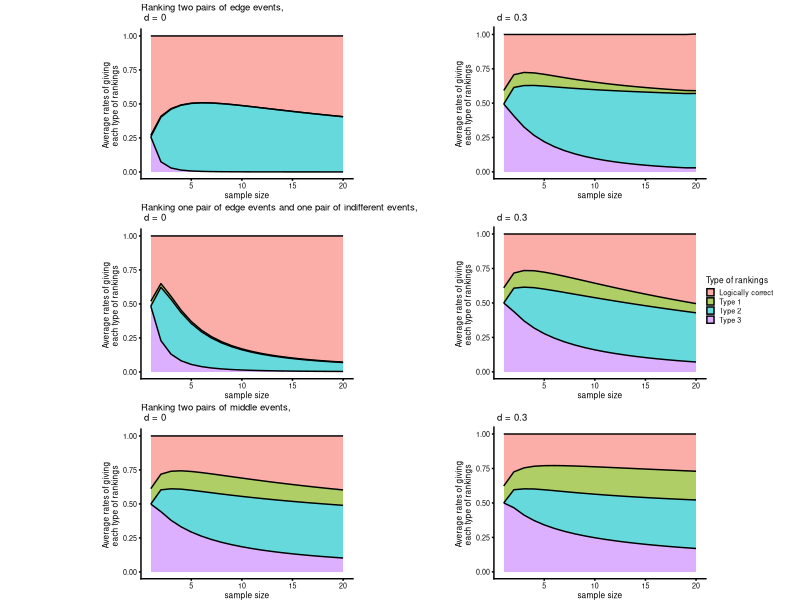
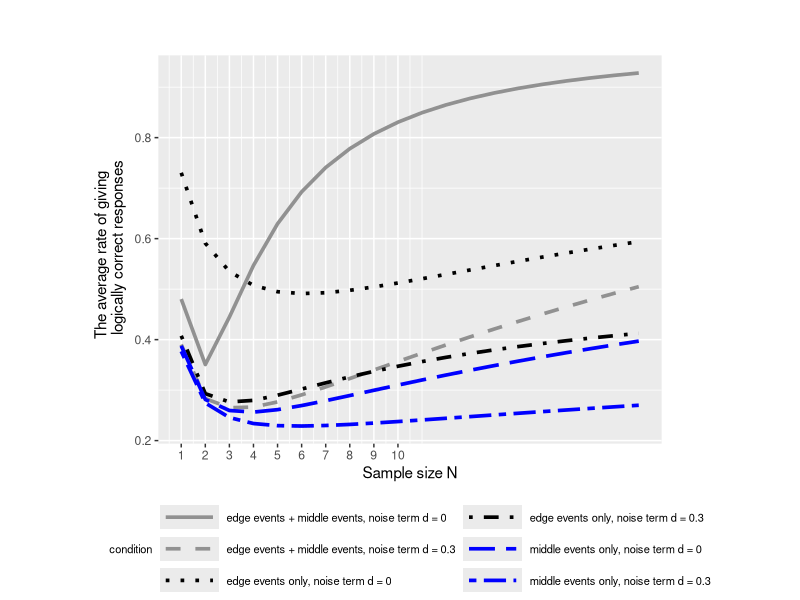
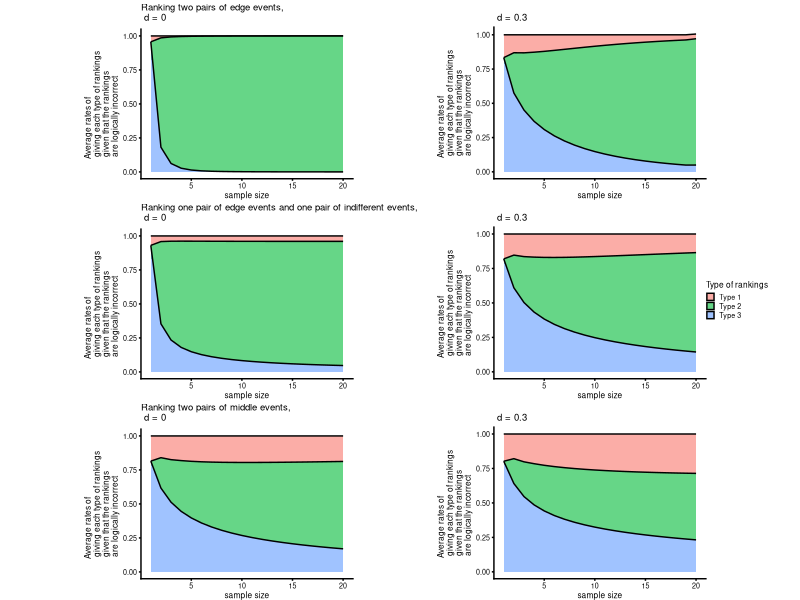
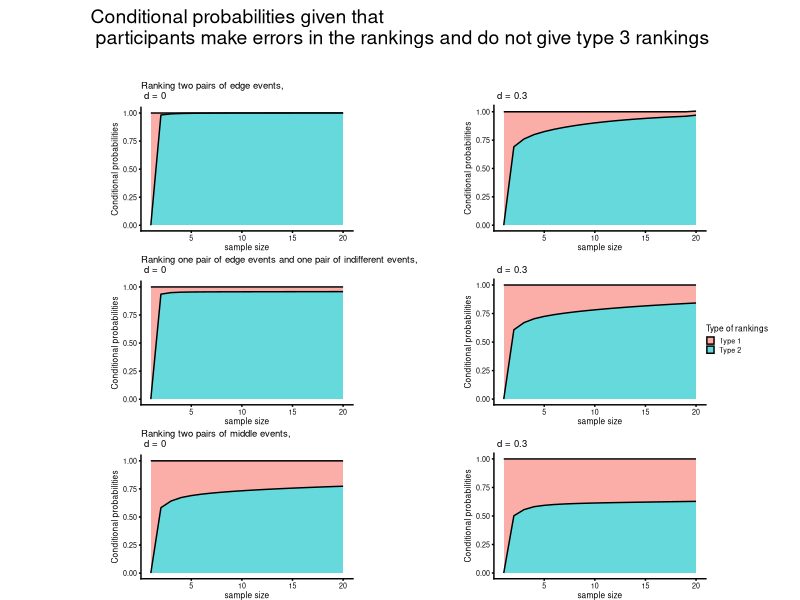
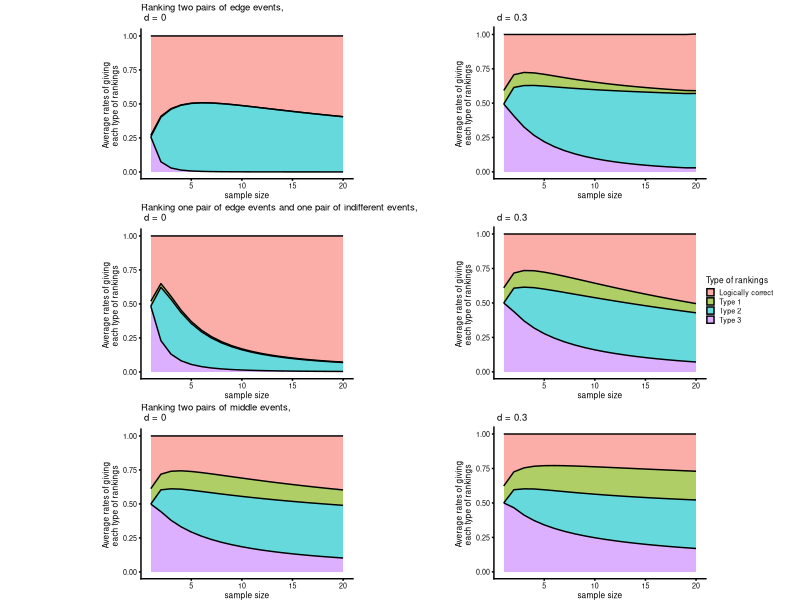
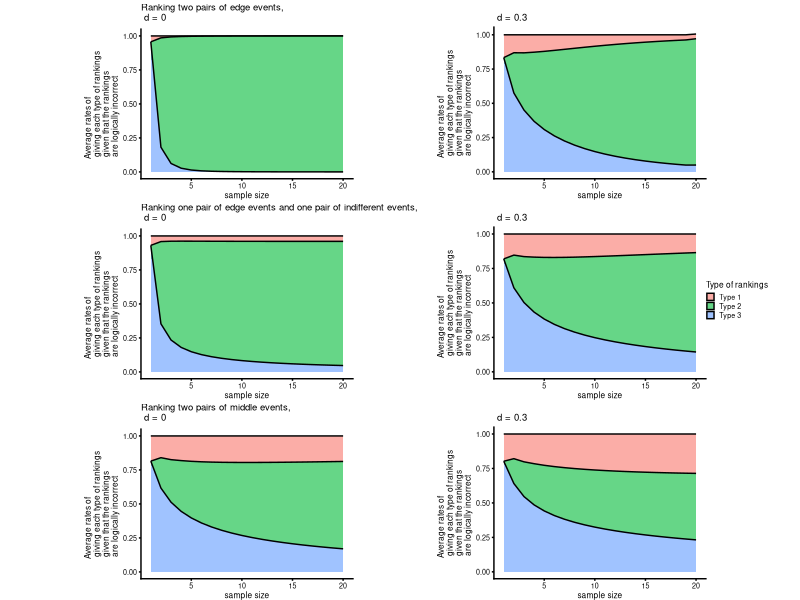
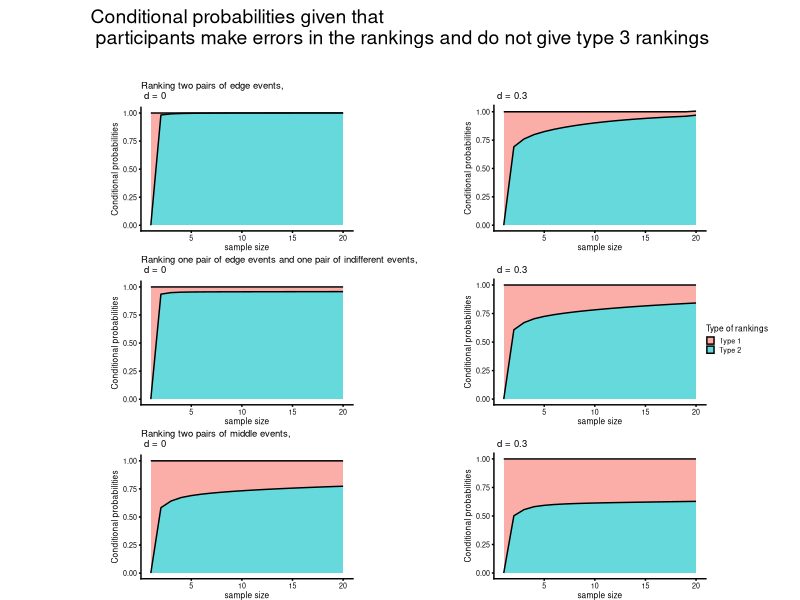

The R source for these figures, in order:
## ---- chunk 1
knitr::opts_chunk$set(warning = FALSE, echo = FALSE)
library(tidyverse)
library(viridis)
library(ggpubr)
library(cowplot)
library(ggplot2)
library(rlang)

two_edge_events <- read.csv("two_edge_events.csv")
two_edge_events_with_d <- read.csv("two_edge_events_with_d.csv")
edge_indiff_events <- read.csv("edge_indiff_events.csv")
edge_indiff_events_with_d <- read.csv("edge_indiff_events_with_d.csv")
two_indiff_events <- read.csv("two_indiff_events.csv")
two_indiff_events_with_d <- read.csv("two_indiff_events_with_d.csv")

## ---- chunk 2
draw_a <- function (x){
  df1 <- x %>%
  pivot_longer(prob_type1: prob_correct, names_to = "group",
               values_to = "value")
  a <- ggplot(df1, aes(x=sample_size, y=value, fill=group)) + 
    geom_area(alpha=0.6 , size=.5, colour="black") + 
    scale_fill_viridis(discrete = T) +
  xlab("sample size") +
  ylab(expression(paste("Average rates of giving \n each type of rankings"))) +
scale_fill_discrete(name = "Type of rankings", labels=c("Logically correct", "Type 1", "Type 2", "Type 3"))
  
  return(a)
}

## ---- chunk 3
 a1 <- draw_a(two_edge_events) +
  ggtitle(expression(paste("Ranking two pairs of edge events, \n d = 0"))) +
    theme_half_open(6) + 
    theme(plot.margin = margin(10, 0, 0, 80)) +  
    theme(legend.position="none")

 a2 <- draw_a(two_edge_events_with_d) +
  ggtitle(expression(paste(" \n d = 0.3"))) +  
    theme_half_open(6) + 
    theme(plot.margin = margin(10, 0, 0, 80)) +  
    theme(legend.position="none") 


 a3 <- draw_a(edge_indiff_events) +
    ggtitle(expression(paste("Ranking one pair of edge events and one pair of indifferent events, \n d = 0"))) +
    theme_half_open(6) + 
    theme(plot.margin = margin(10, 0, 0, 80)) +  
    theme(legend.position="none") 
 

a4 <- draw_a(edge_indiff_events_with_d) +
  ggtitle(expression(paste(" \n d = 0.3"))) +     
    theme_half_open(6) + 
    theme(plot.margin = margin(10, 0, 0, 80)) +  
    theme(legend.position="none")

a5 <- draw_a(two_indiff_events) +
  ggtitle(expression(paste("Ranking two pairs of middle events, \n d = 0"))) +
    theme_half_open(6) + 
    theme(plot.margin = margin(10, 0, 0, 80)) +  
    theme(legend.position="none") 

a6 <- draw_a(two_indiff_events_with_d) +    
  ggtitle(expression(paste(" \n d = 0.3"))) +
    theme_half_open(6) + 
    theme(plot.margin = margin(10, 0, 0, 80)) +  
    theme(legend.position="none") 


a_all <- plot_grid(
  a1, a2, a3, a4, a5, a6,
  ncol=2,
  nrow = 3
)



# extract a legend that is laid out horizontally
legend_a <- get_legend(
  a1 + 
    guides(color = guide_legend(nrow = 1)) +
    theme(legend.position = "right")
)

# add the legend underneath the row we made earlier. Give it 10%
# of the height of one plot (via rel_heights).
plot_grid(a_all, legend_a, rel_widths = c(3, .4))


ggsave("a_all.jpg")

## ---- chunk 4
prob_correct <- data.frame(sample_size = 1:20, two_edge_events = two_edge_events$prob_correct, two_edge_events_with_d = two_edge_events_with_d$prob_correct, 
           edge_indiff_events = edge_indiff_events$prob_correct, edge_indiff_events_with_d = edge_indiff_events_with_d$prob_correct,
           two_indiff_events = two_indiff_events$prob_correct,  two_indiff_events_with_d = two_indiff_events_with_d$prob_correct) %>%
  set_names(c("sample_size", "edge events only, noise term d = 0", 
              "edge events only, noise term d = 0.3", 
              "edge events + middle events, noise term d = 0", 
              "edge events + middle events, noise term d = 0.3",
              "middle events only, noise term d = 0", 
              "middle events only, noise term d = 0.3"))



prob_correct  <- prob_correct %>%
  pivot_longer(2:7, names_to = "condition", values_to = "value")


ggplot(prob_correct, aes(sample_size, value, group = condition)) +
  geom_line(aes(linetype = condition, col = condition), size = 1.25) +
  scale_color_manual(values =  c("grey57", "grey57", "black", "black", "blue", "blue")) +
  scale_linetype_manual(values = c(1, 2, 3, 4, 5, 6)) +
  theme(legend.position = c(.20, .65)) +
   theme(legend.position='bottom') + 
  ylab(expression(paste("The average rate of giving \n logically correct responses"))) + 
  xlab("Sample size N")  + 
  theme(plot.margin = margin(l = 80, t = 40, b=0, r = 100)) +
  theme(legend.key.width = unit(1.5,"cm")) + 
  scale_x_continuous(breaks = seq(0, 10, 1)) +
    guides(color = guide_legend(nrow = 3)) +
   theme(legend.title=element_text(size=8), 
    legend.text=element_text(size=8))
 
## ---- chunk 5

draw_b <- function (x){

  
df2 <- x %>%
  mutate(con_prob_type1 = prob_type1 / (1-prob_correct),
         con_prob_type2 = prob_type2 / (1-prob_correct),
         con_prob_type3 = prob_type3 / (1-prob_correct),
         con_all = con_prob_type1 + con_prob_type2 + con_prob_type3) %>% 
  pivot_longer(con_prob_type1: con_prob_type3, names_to = "group",
               values_to = "value") 



b <- ggplot(df2, aes(x=sample_size, y=value, fill=group)) + 
    geom_area(alpha=0.6 , size=0.5, colour="black") + 
    scale_fill_viridis(discrete = T) + 
  xlab("sample size") +
  ylab(expression(paste("Average rates of \n giving each type of rankings \n given that the rankings \n are logically incorrect"))) +
scale_fill_discrete(name = "Type of rankings", labels=c("Type 1", "Type 2", "Type 3"))


return(b)
}

## ---- chunk 6
 b1 <- draw_b(two_edge_events) +
  ggtitle(expression(paste("Ranking two pairs of edge events, \n d = 0"))) +
    theme_half_open(6) + 
    theme(plot.margin = margin(10, 0, 0, 80)) +  
    theme(legend.position="none")

 b2 <- draw_b(two_edge_events_with_d) +
  ggtitle(expression(paste(" \n d = 0.3"))) +  
    theme_half_open(6) + 
    theme(plot.margin = margin(10, 0, 0, 80)) +  
    theme(legend.position="none") 


 b3 <- draw_b(edge_indiff_events) +
    ggtitle(expression(paste("Ranking one pair of edge events and one pair of indifferent events, \n d = 0"))) +
    theme_half_open(6) + 
    theme(plot.margin = margin(10, 0, 0, 80)) +  
    theme(legend.position="none") 
 
b4 <- draw_b(edge_indiff_events_with_d) +
  ggtitle(expression(paste(" \n d = 0.3"))) +     
    theme_half_open(6) + 
    theme(plot.margin = margin(10, 0, 0, 80)) +  
    theme(legend.position="none")

b5 <- draw_b(two_indiff_events) +
  ggtitle(expression(paste("Ranking two pairs of middle events, \n d = 0"))) +
    theme_half_open(6) + 
    theme(plot.margin = margin(10, 0, 0, 80)) +  
    theme(legend.position="none") 

b6 <- draw_b(two_indiff_events_with_d) +    
  ggtitle(expression(paste(" \n d = 0.3"))) +
    theme_half_open(6) + 
    theme(plot.margin = margin(10, 0, 0, 80)) +  
    theme(legend.position="none") 


b_all <- plot_grid(
  b1, b2, b3, b4, b5, b6,
  ncol=2,
  nrow = 3
)



# extract a legend that is laid out horizontally
legend_b <- get_legend(
  b1 + 
    guides(color = guide_legend(nrow = 1)) +
    theme(legend.position = "right")
)

# add the legend underneath the row we made earlier. Give it 10%
# of the height of one plot (via rel_heights).
plot_grid(b_all, legend_b, rel_widths = c(3, .4))



ggsave("b_all.jpg")

## ---- chunk 7
draw_b_two <- function (x){

  
df2 <- x %>%
  mutate(con_prob_type1 = prob_type1 / (1-prob_correct-prob_type3),
         con_prob_type2 = prob_type2 / (1-prob_correct-prob_type3),
         con_all = con_prob_type1 + con_prob_type2 ) %>% 
  pivot_longer(con_prob_type1: con_prob_type2, names_to = "group",
               values_to = "value") 



b <- ggplot(df2, aes(x=sample_size, y=value, fill=group)) + 
    geom_area(alpha=0.6 , size=0.5, colour="black") + 
    scale_fill_viridis(discrete = T) + 
  xlab("sample size") +
  ylab(expression(paste("Conditional probabilities"))) +
scale_fill_discrete(name = "Type of rankings", labels=c("Type 1", "Type 2"))


return(b)
}
## ---- chunk 8
 b1 <- draw_b_two(two_edge_events) +
  ggtitle(expression(paste("Ranking two pairs of edge events, \n d = 0"))) +
    theme_half_open(6) + 
    theme(plot.margin = margin(10, 0, 0, 80)) +  
    theme(legend.position="none")

 b2 <- draw_b_two(two_edge_events_with_d) +
  ggtitle(expression(paste(" \n d = 0.3"))) +  
    theme_half_open(6) + 
    theme(plot.margin = margin(10, 0, 0, 80)) +  
    theme(legend.position="none") 


 b3 <- draw_b_two(edge_indiff_events) +
    ggtitle(expression(paste("Ranking one pair of edge events and one pair of indifferent events, \n d = 0"))) +
    theme_half_open(6) + 
    theme(plot.margin = margin(10, 0, 0, 80)) +  
    theme(legend.position="none") 
 
b4 <- draw_b_two(edge_indiff_events_with_d) +
  ggtitle(expression(paste(" \n d = 0.3"))) +     
    theme_half_open(6) + 
    theme(plot.margin = margin(10, 0, 0, 80)) +  
    theme(legend.position="none")

b5 <- draw_b_two(two_indiff_events) +
  ggtitle(expression(paste("Ranking two pairs of middle events, \n d = 0"))) +
    theme_half_open(6) + 
    theme(plot.margin = margin(10, 0, 0, 80)) +  
    theme(legend.position="none") 

b6 <- draw_b_two(two_indiff_events_with_d) +    
  ggtitle(expression(paste(" \n d = 0.3"))) +
    theme_half_open(6) + 
    theme(plot.margin = margin(10, 0, 0, 80)) +  
    theme(legend.position="none") 


b_all <- plot_grid(
  b1, b2, b3, b4, b5, b6,
  ncol=2,
  nrow = 3
)



# extract a legend that is laid out horizontally
legend_b <- get_legend(
  b1 + 
    guides(color = guide_legend(nrow = 1)) +
    theme(legend.position = "right")
)

# add the legend underneath the row we made earlier. Give it 10%
# of the height of one plot (via rel_heights).

title <-  ggdraw() + draw_label(expression(paste("Conditional probabilities given that \n participants make errors in the rankings and do not give type 3 rankings")))
p1 <- plot_grid(b_all, legend_b, rel_widths = c(3, .4))  
 
plot_grid(title, p1, ncol=1, rel_heights=c(0.15, 1))


ggsave("b_all2.jpg")

